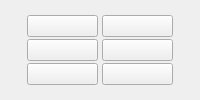
       <widget class="QWidget" name="advanced_visibility_bar_" native="true">
        <layout class="QHBoxLayout" name="horizontalLayout_13">
         <property name="spacing">
          <number>0</number>
         </property>
         <property name="leftMargin">
          <number>0</number>
         </property>
         <property name="topMargin">
          <number>4</number>
         </property>
         <property name="rightMargin">
          <number>0</number>
         </property>
         <property name="bottomMargin">
          <number>4</number>
         </property>
         <item>
          <widget class="QWidget" name="viewer_buttons_widget_" native="true">
           <property name="minimumSize">
            <size>
             <width>150</width>
             <height>74</height>
            </size>
           </property>
           <property name="maximumSize">
            <size>
             <width>150</width>
             <height>74</height>
            </size>
           </property>
           <layout class="QHBoxLayout" name="horizontalLayout_8">
            <property name="spacing">
             <number>0</number>
            </property>
            <property name="margin">
             <number>0</number>
            </property>
            <item>
             <widget class="QWidget" name="left_viewers_widget_" native="true">
              <layout class="QVBoxLayout" name="verticalLayout_12">
               <property name="spacing">
                <number>2</number>
               </property>
               <property name="margin">
                <number>2</number>
               </property>
               <item>
                <widget class="QToolButton" name="viewer_0_button_">
                 <property name="sizePolicy">
                  <sizepolicy hsizetype="Preferred" vsizetype="Preferred">
                   <horstretch>0</horstretch>
                   <verstretch>0</verstretch>
                  </sizepolicy>
                 </property>
                 <property name="text">
                  <string/>
                 </property>
                 <property name="checkable">
                  <bool>true</bool>
                 </property>
                </widget>
               </item>
               <item>
                <widget class="QToolButton" name="viewer_1_button_">
                 <property name="sizePolicy">
                  <sizepolicy hsizetype="Preferred" vsizetype="Preferred">
                   <horstretch>0</horstretch>
                   <verstretch>0</verstretch>
                  </sizepolicy>
                 </property>
                 <property name="text">
                  <string/>
                 </property>
                 <property name="checkable">
                  <bool>true</bool>
                 </property>
                 <property name="checked">
                  <bool>false</bool>
                 </property>
                </widget>
               </item>
               <item>
                <widget class="QToolButton" name="viewer_2_button_">
                 <property name="sizePolicy">
                  <sizepolicy hsizetype="Preferred" vsizetype="Preferred">
                   <horstretch>0</horstretch>
                   <verstretch>0</verstretch>
                  </sizepolicy>
                 </property>
                 <property name="text">
                  <string/>
                 </property>
                 <property name="checkable">
                  <bool>true</bool>
                 </property>
                </widget>
               </item>
              </layout>
             </widget>
            </item>
            <item>
             <widget class="QWidget" name="right_viewers_widget_" native="true">
              <layout class="QVBoxLayout" name="verticalLayout_13">
               <property name="spacing">
                <number>2</number>
               </property>
               <property name="margin">
                <number>2</number>
               </property>
               <item>
                <widget class="QToolButton" name="viewer_3_button_">
                 <property name="sizePolicy">
                  <sizepolicy hsizetype="Preferred" vsizetype="Preferred">
                   <horstretch>0</horstretch>
                   <verstretch>0</verstretch>
                  </sizepolicy>
                 </property>
                 <property name="text">
                  <string/>
                 </property>
                 <property name="checkable">
                  <bool>true</bool>
                 </property>
                </widget>
               </item>
               <item>
                <widget class="QToolButton" name="viewer_4_button_">
                 <property name="sizePolicy">
                  <sizepolicy hsizetype="Preferred" vsizetype="Preferred">
                   <horstretch>0</horstretch>
                   <verstretch>0</verstretch>
                  </sizepolicy>
                 </property>
                 <property name="text">
                  <string/>
                 </property>
                 <property name="checkable">
                  <bool>true</bool>
                 </property>
                </widget>
               </item>
               <item>
                <widget class="QToolButton" name="viewer_5_button_">
                 <property name="sizePolicy">
                  <sizepolicy hsizetype="Preferred" vsizetype="Preferred">
                   <horstretch>0</horstretch>
                   <verstretch>0</verstretch>
                  </sizepolicy>
                 </property>
                 <property name="text">
                  <string/>
                 </property>
                 <property name="checkable">
                  <bool>true</bool>
                 </property>
                </widget>
               </item>
              </layout>
             </widget>
            </item>
           </layout>
          </widget>
         </item>
        </layout>
       </widget>
